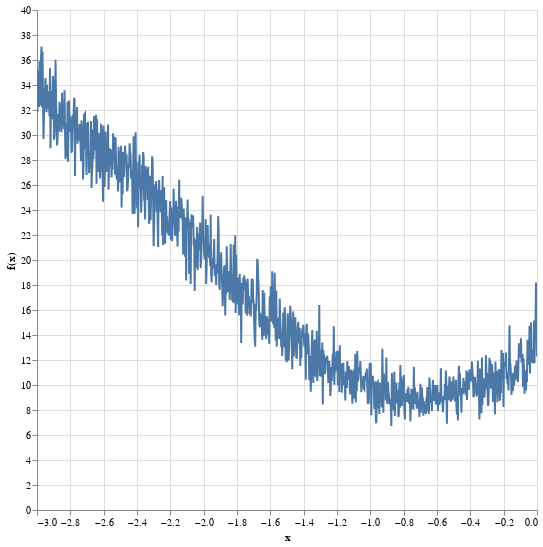

The notebook cell this image was saved under:
### Code cell
source = pd.DataFrame({"x": lr_exp.numpy(), "f(x)": losses})

alt.Chart(source).mark_line().encode(
    x='x:Q',
    y='f(x):Q'
).properties(
    width=500,
    height=500
).interactive()

### Figure 1 — Vega-Lite specification as saved in the notebook (floating-point values rounded to 4 significant figures; data arrays with more than 128 entries replaced by an {"elided": "..."} marker saying what was removed)
{"config": {"view": {"continuousWidth": 300, "continuousHeight": 300}}, "data": {"name": "data-fbfe9ef270bc899d8d023a1f672283e2"}, "mark": {"type": "line"}, "encoding": {"x": {"field": "x", "type": "quantitative"}, "y": {"field": "f(x)", "type": "quantitative"}}, "height": 500, "params": [{"name": "param_1", "select": {"type": "interval", "encodings": ["x", "y"]}, "bind": "scales"}], "width": 500, "$schema": "https://vega.github.io/schema/vega-lite/v5.16.3.json", "datasets": {"data-fbfe9ef270bc899d8d023a1f672283e2": {"elided": "1000 records"}}}
